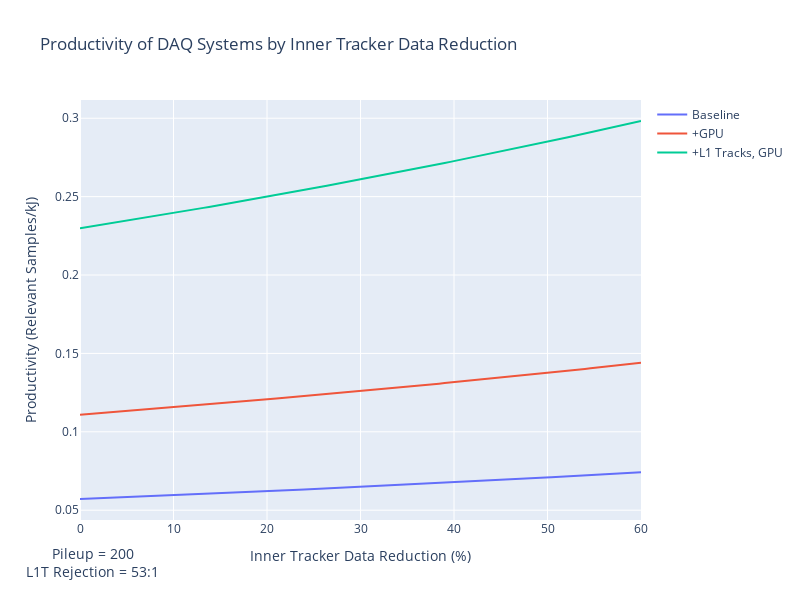

The notebook cell saved with this chart:
### Code cell
fig = go.Figure(data = 
                go.Scatter(x = (1 - it_reductions)* 100,
                           y = run5_metrics["f1 score"] * output_rate / run5_metrics["power"] * 1000,
                           name = "Baseline"))

fig.add_trace(go.Scatter(x = (1 - it_reductions)* 100,
                           y = run5_metrics_gpu["f1 score"] * output_rate / run5_metrics_gpu["power"] * 1000,
                           name = "+GPU"))


fig.add_trace(go.Scatter(x = (1 - it_reductions)* 100,
                           y = run5_metrics_l1t_gpu["f1 score"] * output_rate / run5_metrics_l1t_gpu["power"] * 1000,
                           name = "+L1 Tracks, GPU"))

fig.update_layout(width =800, height = 600,
                  title = "Productivity of DAQ Systems by Inner Tracker Data Reduction",
                  xaxis_title = "Inner Tracker Data Reduction (%)",
                  yaxis_title = "Productivity (Relevant Samples/kJ)")
fig.add_annotation(x = -0.1, 
                   y = -0.15, 
                   showarrow=False,
                   text = "Pileup = 200<br>L1T Rejection = 53:1", 
                   xref="paper", 
                   yref="paper",
                   font = dict(size = 14))
fig.show()
